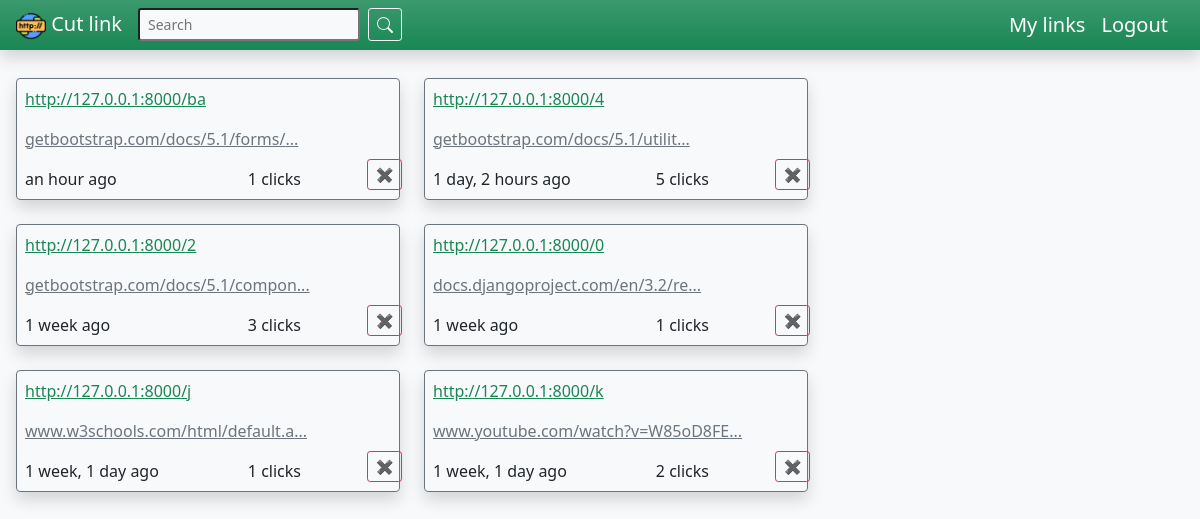
Page /links/ (signed in) on the committed database.
### links/models.py (models this page shows, shortened)
class Links(models.Model):
    user = models.ForeignKey(get_user_model(), on_delete=models.CASCADE, related_name='links', blank=True, null=True)
    original = models.TextField()
    counter = models.IntegerField(default=0)
    slug = models.TextField(blank=True, null=True)
    created_at = models.DateTimeField(auto_now_add=True)

### links/views.py (the view, shortened to what this page needs)
# urls.py: path("links/", LinksListView.as_view(), name="links"),
class LinksListView(LoginRequiredMixin, View):
    template_name = 'links/list.html'
    def get(self, request):
        context = {}
        str_search = request.GET.get("search", False)
        if str_search:
            queryset = Links.objects.filter(user=request.user.id, original__contains=str_search).order_by("-created_at")
        else:
            queryset = Links.objects.filter(user=request.user.id).order_by("-created_at")
        context['object_list'] = queryset
        return render(request, self.template_name, context)

### links/templates/links/list.html (shortened to what this page needs)
{% load static %}
{% load humanize %}
<link href="https://cdn.jsdelivr.net/npm/bootstrap@5.1.3/dist/css/bootstrap.min.css" rel="stylesheet">
<!DOCTYPE html>
<html>
  <head>
  </head>
  <body class="bg-light">
    {% include "links/nav.html" %}
    {% block content %}
    <form method="POST" style="margin:0">{% csrf_token %}
      <div class="row row-cols-auto m-1">
      {% for object in object_list %}
        <div class="container m-1 p-1" style="max-width: 400px;">
          <div class="row shadow m-1 rounded border border-secondary">
            <div class="p-2">
              <a class="link-success" href="http://127.0.0.1:8000/{{ object.slug }}">http://127.0.0.1:8000/{{ object.slug }}</a>
            </div>
            <div class="p-2">
              <a class="link-secondary" href="{{ object.original }}">{{ object.original|slice:"8:40" }}...</a>
            </div>
            <div class="col-7 p-2">
              {{ object.created_at|naturaltime }}
            </div>
            <div class="col-4 p-2">
              {{ object.counter }} clicks
            </div>
            <div class="col-1 p-0">
              <input class="btn btn-outline-danger btn-sm" type="submit" value="✖" name="delete{{ object.id }}">
            </div>
          </div>
        </div>
      {% endfor %}
      </div>
    </form>
    {% endblock %}
  </body>
</html>

### links/templates/links/nav.html (shortened to what this page needs)
{% load static %}
<nav class="navbar navbar-expand-lg navbar-dark bg-success bg-gradient shadow p-1 mb-3">
    <div class="container-fluid">
        <a class="navbar-brand" href="{% url 'link_create' %}"><img src="{% static 'links/favicon.png' %}" width="30" height="30">  Cut link</a>
        {% if user.is_authenticated %}
        <div class="collapse navbar-collapse justify-content-end" id="navbarSupportedContent">
            <form class="d-flex me-auto mb-2 mb-lg-0" action="{% url 'links' %}">
                <input class="form-control-sm me-2 bg-light" type="search" placeholder="Search" aria-label="Search" name="search">
                <button class="btn btn-outline-light btn-sm" type="submit">
                </button>
            </form>
            <a class="navbar-brand" href="{% url 'links' %}">My links</a>
            <a class="navbar-brand" href="{% url 'logout' %}">Logout</a>
        </div>
        {% else %}
        <a class="navbar-brand" href="{% url 'login' %}">Login</a>
        {% endif %}
    </div>
</nav>

### rows in the picture
Links: slug "ba", original "getbootstrap.com/docs/5.1/forms/", created_at "an hour ago", counter "1"
Links: slug "4", original "getbootstrap.com/docs/5.1/utilit", created_at "1 day, 2 hours ago", counter "5"
Links: slug "2", original "getbootstrap.com/docs/5.1/compon", created_at "1 week ago", counter "3"
Links: slug "0", original "docs.djangoproject.com/en/3.2/re", created_at "1 week ago", counter "1"
Links: slug "j", original "www.w3schools.com/html/default.a", created_at "1 week, 1 day ago", counter "1"
Links: slug "k", original "www.youtube.com/watch?v=W85oD8FE", created_at "1 week, 1 day ago", counter "2"
